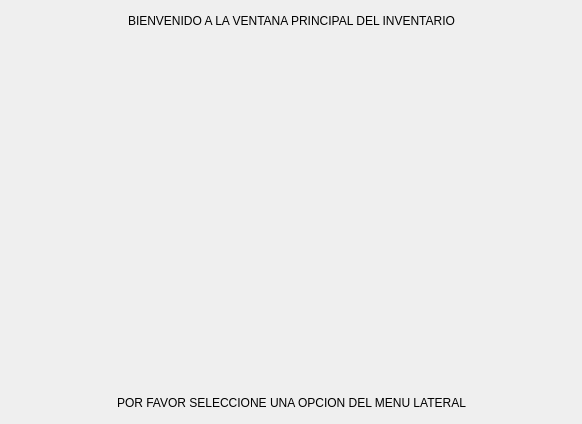
               <widget class="QWidget" name="page_inicio">
                <layout class="QVBoxLayout" name="verticalLayout_22">
                 <item>
                  <layout class="QHBoxLayout" name="horizontalLayout_19">
                   <item>
                    <spacer name="horizontalSpacer_22">
                     <property name="orientation">
                      <enum>Qt::Horizontal</enum>
                     </property>
                     <property name="sizeHint" stdset="0">
                      <size>
                       <width>40</width>
                       <height>20</height>
                      </size>
                     </property>
                    </spacer>
                   </item>
                   <item>
                    <widget class="QLabel" name="label_26">
                     <property name="text">
                      <string>BIENVENIDO A LA VENTANA PRINCIPAL DEL INVENTARIO</string>
                     </property>
                    </widget>
                   </item>
                   <item>
                    <spacer name="horizontalSpacer_23">
                     <property name="orientation">
                      <enum>Qt::Horizontal</enum>
                     </property>
                     <property name="sizeHint" stdset="0">
                      <size>
                       <width>40</width>
                       <height>20</height>
                      </size>
                     </property>
                    </spacer>
                   </item>
                  </layout>
                 </item>
                 <item>
                  <layout class="QVBoxLayout" name="verticalLayout_21">
                   <item>
                    <spacer name="verticalSpacer_13">
                     <property name="orientation">
                      <enum>Qt::Vertical</enum>
                     </property>
                     <property name="sizeHint" stdset="0">
                      <size>
                       <width>20</width>
                       <height>40</height>
                      </size>
                     </property>
                    </spacer>
                   </item>
                   <item>
                    <layout class="QHBoxLayout" name="horizontalLayout_22">
                     <item>
                      <spacer name="horizontalSpacer_26">
                       <property name="orientation">
                        <enum>Qt::Horizontal</enum>
                       </property>
                       <property name="sizeHint" stdset="0">
                        <size>
                         <width>40</width>
                         <height>20</height>
                        </size>
                       </property>
                      </spacer>
                     </item>
                     <item>
                      <widget class="QLabel" name="gif_label">
                       <property name="minimumSize">
                        <size>
                         <width>480</width>
                         <height>270</height>
                        </size>
                       </property>
                       <property name="maximumSize">
                        <size>
                         <width>480</width>
                         <height>270</height>
                        </size>
                       </property>
                       <property name="text">
                        <string/>
                       </property>
                      </widget>
                     </item>
                     <item>
                      <spacer name="horizontalSpacer_27">
                       <property name="orientation">
                        <enum>Qt::Horizontal</enum>
                       </property>
                       <property name="sizeHint" stdset="0">
                        <size>
                         <width>40</width>
                         <height>20</height>
                        </size>
                       </property>
                      </spacer>
                     </item>
                    </layout>
                   </item>
                   <item>
                    <spacer name="verticalSpacer_12">
                     <property name="orientation">
                      <enum>Qt::Vertical</enum>
                     </property>
                     <property name="sizeHint" stdset="0">
                      <size>
                       <width>20</width>
                       <height>40</height>
                      </size>
                     </property>
                    </spacer>
                   </item>
                  </layout>
                 </item>
                 <item>
                  <layout class="QHBoxLayout" name="horizontalLayout_20">
                   <item>
                    <spacer name="horizontalSpacer_24">
                     <property name="orientation">
                      <enum>Qt::Horizontal</enum>
                     </property>
                     <property name="sizeHint" stdset="0">
                      <size>
                       <width>40</width>
                       <height>20</height>
                      </size>
                     </property>
                    </spacer>
                   </item>
                   <item>
                    <widget class="QLabel" name="label_28">
                     <property name="text">
                      <string>POR FAVOR SELECCIONE UNA OPCION DEL MENU LATERAL</string>
                     </property>
                    </widget>
                   </item>
                   <item>
                    <spacer name="horizontalSpacer_25">
                     <property name="orientation">
                      <enum>Qt::Horizontal</enum>
                     </property>
                     <property name="sizeHint" stdset="0">
                      <size>
                       <width>40</width>
                       <height>20</height>
                      </size>
                     </property>
                    </spacer>
                   </item>
                  </layout>
                 </item>
                </layout>
               </widget>
